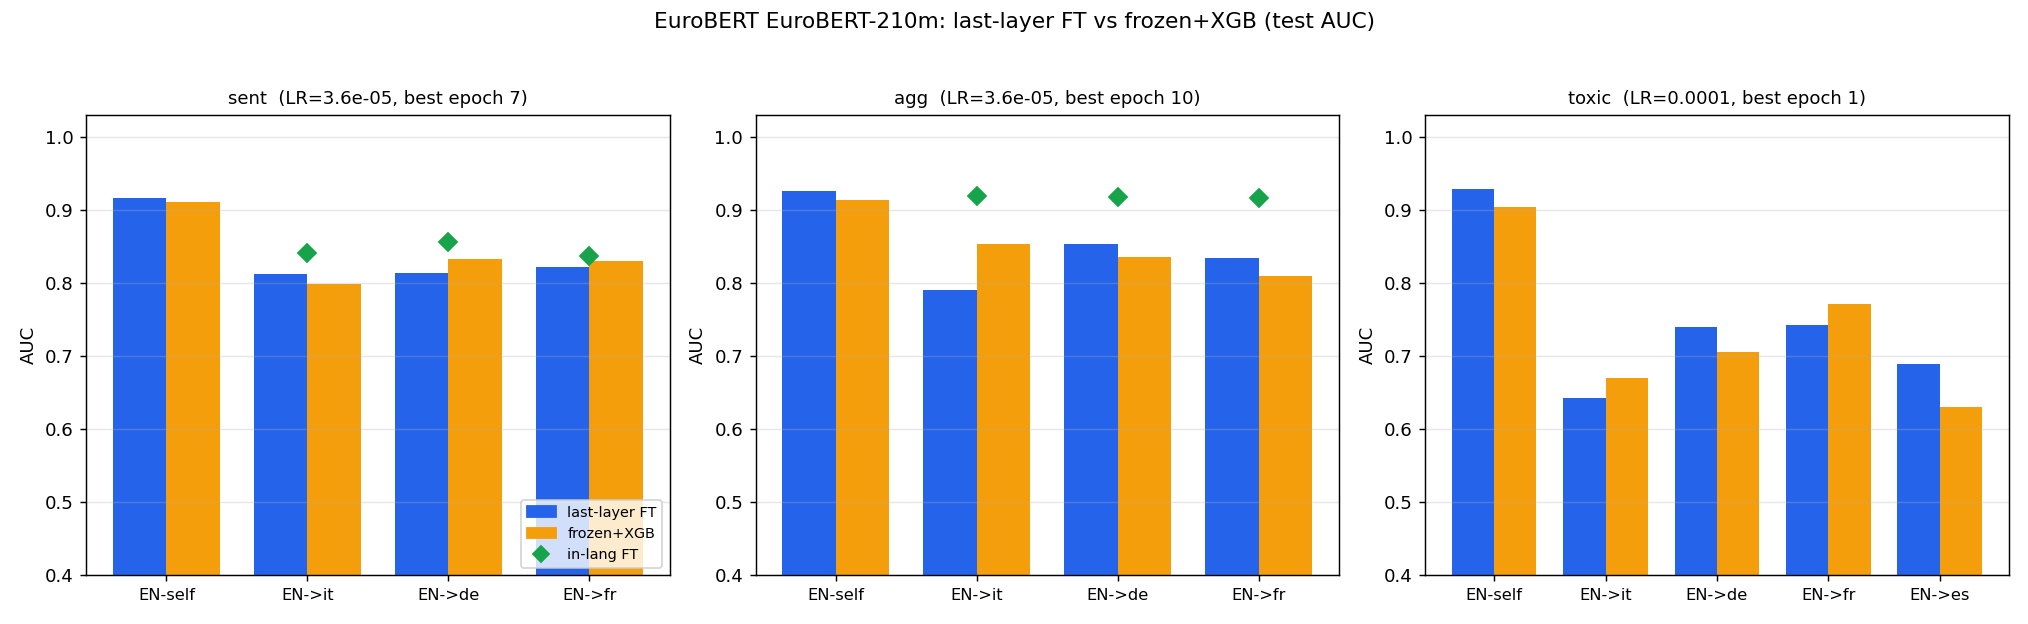

Python code for this plot:
r"""Last-layer fine-tuning of EuroBERT (210m / 610m) for cross-lingual classification.

Trains ONLY the last transformer block (``model.layers[-1]``) + a linear head; the
embeddings and every lower layer stay frozen.  Pooling is the masked MEAN of the
last hidden state over the plain tokenization (content + the tokenizer's appended
``<|end_of_text|>`` token), exactly as the repo's ``extract_embeddings.py`` mean
mode.  Head = a single ``Linear(hidden, n_labels)``.

Protocol (EuroBERT paper / HF card, arXiv:2503.05500)
----------------------------------------------------
* AdamW, betas (0.9, 0.95), eps 1e-5, weight_decay 0.1, grad-clip 1.0.
* Linear LR schedule, warmup ratio 0.1; batch 32; early stopping, patience 1 epoch.
* Task LR for sequence classification (210m): 3.6e-5.  We grid {1e-5, 3.6e-5, 6e-5,
  1e-4} on the EN validation split and keep the best (default selection metric AUC).
* Single-label -> CrossEntropyLoss; binary -> BCEWithLogitsLoss.

Datasets
--------
* ``sent``  : flores200_en_it_de_fr.csv, 12-class topic.  train=dev(997), val/test =
  seed-0 halves of devtest(1009) -- IDENTICAL split to ``train_flores12.py``.
* ``agg``   : flores_agg.csv, 11-class (drops "business and economy" from every
  split, remaps to 0..10) -- IDENTICAL split to ``train_flores12.py``.
* ``toxic`` : data/toxi_clean/<lang>_{train,validation,test}.parquet, binary.

For every dataset the EN model trains on EN, and is evaluated self (EN test) and
cross-lingually on each target test.  Frozen+XGBoost references are (re)computed in
this script on the same frozen mean embeddings with a fixed, sensible XGBoost config,
so FT vs frozen+XGB is apples-to-apples.  In-language FT (train target -> test target)
gives the fine-tuned ceiling.

Artifacts: finetune_lastlayer.json / .md / .png next to this file; log/pid/status in
%TEMP%\opencode\finetune_lastlayer.*.  Detached launch via the repo's hidden launcher:
``python finetune_lastlayer.py --launch [args]``.  Resumable: completed runs are
skipped, results are flushed after every run.
"""
import os

os.environ.setdefault("OMP_NUM_THREADS", "2")
os.environ.setdefault("MKL_NUM_THREADS", "2")
os.environ.setdefault("OPENBLAS_NUM_THREADS", "2")
os.environ.setdefault("NUMEXPR_NUM_THREADS", "2")
os.environ.setdefault("TOKENIZERS_PARALLELISM", "false")

import argparse
import contextlib
import json
import math
import subprocess
import sys
import time
from pathlib import Path

import numpy as np
import pandas as pd
import torch

torch.set_num_threads(2)

from sklearn.metrics import accuracy_score, f1_score, roc_auc_score
from transformers import AutoModel, AutoTokenizer

import xgboost as xgb

REPO = Path(__file__).resolve().parent
TMP = Path(os.environ.get("TEMP", os.path.expanduser("~"))) / "opencode"
TMP.mkdir(parents=True, exist_ok=True)

SENT_CSV = REPO / "flores200_en_it_de_fr.csv"
AGG_CSV = REPO / "flores_agg.csv"
TOXI_DIR = REPO / "data" / "toxi_clean"
MODEL_ID = "EuroBERT/EuroBERT-210m"
TAG = ""
GIT_REF = "196bbd3:flores200_en_it_de_fr.csv"

FLORES_LANGS = ["en", "it", "de", "fr"]
TOXI_LANGS = ["en", "it", "de", "fr", "es"]
BATCH = 32
MAX_LEN = 512
PAD_ID = 128004  # EuroBERT <|pad|>
LR_GRID = [1e-5, 3.6e-5, 6e-5, 1e-4]
WARMUP_RATIO = 0.1
WEIGHT_DECAY = 0.1
BETAS = (0.9, 0.95)
EPS = 1e-5
GRAD_CLIP = 1.0
SEED = 0
PATIENCE = 1  # epochs without val improvement before stopping

# (max_epochs, hard_step_cap) per dataset -- the paper's 10k-step budget is capped
# so the whole grid finishes in a bounded time on a single RTX 3060.
DATASET_CAPS = {"sent": (30, 3000), "agg": (30, 3000), "toxic": (2, 1200)}
DATASET_TARGETS = {"sent": ["en", "it", "de", "fr"], "agg": ["en", "it", "de", "fr"],
                   "toxic": ["en", "it", "de", "fr", "es"]}
DATASET_INLANG = {"sent": ["it", "de", "fr"], "agg": ["it", "de", "fr"],
                  "toxic": []}  # toxic in-language FT is too slow at 24k rows; the repo's
                               # native-XGB ceilings (REPO_REF) stand in for it.

# Repo-reported frozen+XGBoost references (for context in the markdown; the figure
# uses the in-script frozen+XGB numbers).
REPO_REF = {
    "sent": {"en_self_auc": 0.9186, "en_self_f1": 0.4817, "trans": {"it": (0.8470, 0.1751)}},
    "agg": {"en_self_auc": 0.9458, "en_self_f1": 0.5864, "trans": {"it": (0.8750, 0.2338)}},
    "toxic": {"en_self_auc": 0.9011, "native": {"it": 0.834, "de": 0.869, "fr": 0.866, "es": 0.797},
              "en_trans": {"it": 0.649, "de": 0.678, "fr": 0.776, "es": 0.639}},
}

DEVICE = "cuda" if torch.cuda.is_available() else "cpu"
# bf16 autocast for the training compute (forward + backward), with fp32 master
# weights/optimizer state (standard AMP).  Disabled on CPU / non-bf16 GPUs.
USE_BF16 = bool(torch.cuda.is_available() and torch.cuda.is_bf16_supported())


def amp_ctx():
    """torch.autocast context: bf16 on CUDA when enabled, else a no-op."""
    if USE_BF16 and DEVICE == "cuda":
        return torch.autocast(device_type="cuda", dtype=torch.bfloat16)
    return contextlib.nullcontext()


def _paths():
    base = "finetune_lastlayer" + (f"_{TAG}" if TAG else "")
    return (TMP / f"{base}.log", TMP / f"{base}.pid", TMP / f"{base}_status.json")


LOG_PATH, PID_PATH, STATUS_PATH = _paths()


class _Tee:
    def __init__(self, *streams):
        self.streams = [s for s in streams if s is not None]

    def write(self, s):
        for st in self.streams:
            try:
                st.write(s)
                st.flush()
            except Exception:
                pass

    def flush(self):
        for st in self.streams:
            try:
                st.flush()
            except Exception:
                pass

    def isatty(self):
        return False


def log(msg):
    print(f"[{time.strftime('%Y-%m-%d %H:%M:%S')}] {msg}", flush=True)


def _open_log():
    f = open(LOG_PATH, "w", encoding="utf-8")
    sys.stdout = _Tee(sys.__stdout__, f)
    sys.stderr = _Tee(sys.__stderr__, f)
    return f


def write_pid(pid=None):
    PID_PATH.write_text(str(os.getpid() if pid is None else pid), encoding="utf-8")


def write_status(obj):
    obj["updated"] = time.strftime("%Y-%m-%d %H:%M:%S")
    tmp = str(STATUS_PATH) + ".tmp"
    with open(tmp, "w", encoding="utf-8") as f:
        json.dump(obj, f, indent=2)
    os.replace(tmp, STATUS_PATH)


# ----------------------------------------------------------------------------
# Data prep
# ----------------------------------------------------------------------------
def _git_sentence_csv(ref=GIT_REF):
    proc = subprocess.run(["git", "-C", str(REPO), "show", ref], capture_output=True)
    if proc.returncode != 0:
        raise RuntimeError("git show %s failed: %s" % (ref, proc.stderr.decode("utf-8", "replace")))
    import io
    return pd.read_csv(io.BytesIO(proc.stdout))


def align_sentence_indices(cur, git):
    git_pos = {}
    for i, (split, rid, en) in enumerate(zip(git["split"], git["id"], git["en"])):
        key = (str(split), int(rid), str(en))
        git_pos[key] = i
    kept = np.empty(len(cur), dtype=int)
    for i, (split, rid, en) in enumerate(zip(cur["split"], cur["id"], cur["en"])):
        kept[i] = git_pos[(str(split), int(rid), str(en))]
    if not np.all(np.diff(kept) > 0):
        raise ValueError("current CSV not a subsequence of the git row order")
    return kept


def class_indices(df, classes):
    idx = {c: i for i, c in enumerate(classes)}
    return np.array([idx[t] for t in df["topic"].astype(str)], dtype=int)


def build_flores_task(name):
    if name == "sent":
        df = pd.read_csv(SENT_CSV)
        kept = align_sentence_indices(df, _git_sentence_csv())
        classes = sorted(df["topic"].astype(str).unique())
        y = class_indices(df, classes)
        dev = np.where((df["split"] == "dev").values)[0]
        dt = np.where((df["split"] == "devtest").values)[0]
        perm = np.random.default_rng(0).permutation(dt)
        nv = len(perm) // 2
        splits = {"train": dev, "val": perm[:nv], "test": perm[nv:]}
        langs = FLORES_LANGS
        emb_root = REPO / "embeddings" / "mean"
        frozen = {L: np.load(emb_root / f"emb_{L}.npy")[kept] for L in langs}
    else:
        df = pd.read_csv(AGG_CSV)
        sent = pd.read_csv(SENT_CSV)
        url_split = {}
        for url, grp in sent.groupby("URL"):
            sp = set(grp["split"])
            url_split[url] = sp.pop()
        splitmap = df["URL"].map(url_split).fillna("devtest")
        classes12 = sorted(sent["topic"].astype(str).unique())
        y_full = class_indices(df, classes12)
        train_raw = np.where((splitmap == "dev").values)[0]
        dt = np.where((splitmap == "devtest").values)[0]
        perm = np.random.default_rng(0).permutation(dt)
        nv = len(perm) // 2
        val_raw, test_raw = perm[:nv], perm[nv:]
        excl = classes12.index("business and economy")

        def _drop(idx):
            return idx[y_full[idx] != excl]

        splits = {"train": _drop(train_raw), "val": _drop(val_raw), "test": _drop(test_raw)}
        kept_old = [i for i in range(len(classes12)) if i != excl]
        remap = {o: n for n, o in enumerate(kept_old)}
        mask = y_full != excl
        y = np.full(len(y_full), -1, dtype=int)
        y[mask] = [remap[int(v)] for v in y_full[mask]]
        classes = [classes12[i] for i in kept_old]
        langs = FLORES_LANGS
        emb_root = REPO / "embeddings_agg" / "mean"
        frozen = {L: np.load(emb_root / f"emb_{L}.npy") for L in langs}

    def get(lang, split):
        idx = splits[split]
        return list(df[lang].astype(str).values[idx]), y[idx].astype(int)

    return {"name": name, "n_classes": len(classes), "binary": False, "langs": langs,
            "classes": classes, "splits": splits, "get": get, "frozen": frozen,
            "sizes": {k: int(len(v)) for k, v in splits.items()}}


def build_toxic_task(name, emb_dir):
    cache = {}

    def _read(lang, split):
        key = (lang, split)
        if key not in cache:
            fn = {"train": "train", "val": "validation", "test": "test"}[split]
            d = pd.read_parquet(TOXI_DIR / f"{lang}_{fn}.parquet")
            cache[key] = (list(d["text"].astype(str).values), d["is_toxic"].astype(int).values)
        return cache[key]

    frozen = {}
    for L in TOXI_LANGS:
        for split in ("train", "val", "test"):
            fn = {"train": "train", "val": "validation", "test": "test"}[split]
            p = emb_dir / f"emb_{L}_{fn}.npy"
            if p.exists():
                frozen[(L, split)] = np.load(p)

    def get(lang, split):
        return _read(lang, split)

    return {"name": name, "n_classes": 2, "binary": True, "langs": TOXI_LANGS,
            "classes": ["non_toxic", "toxic"], "get": get, "frozen": frozen,
            "sizes": {L: {s: len(_read(L, s)[0]) for s in ("train", "val", "test")} for L in TOXI_LANGS}}


# ----------------------------------------------------------------------------
# Tokenization / pooling / metrics
# ----------------------------------------------------------------------------
def build_token_cache(tok, texts):
    enc = tok(list(texts), add_special_tokens=True, truncation=True, max_length=MAX_LEN,
              padding=False)["input_ids"]
    return [torch.tensor(x, dtype=torch.long) for x in enc]


def collate(seqs, device):
    L = max(len(s) for s in seqs)
    ids = torch.full((len(seqs), L), PAD_ID, dtype=torch.long)
    mask = torch.zeros((len(seqs), L), dtype=torch.long)
    for i, s in enumerate(seqs):
        ids[i, :len(s)] = s
        mask[i, :len(s)] = 1
    return ids.to(device), mask.to(device)


def pool(model, ids, mask):
    h = model(input_ids=ids, attention_mask=mask).last_hidden_state
    m = mask.unsqueeze(-1).to(h.dtype)
    return (h * m).sum(1) / m.sum(1).clamp(min=1)


def metrics(y, probs, binary, n_classes):
    y = np.asarray(y)
    if binary:
        pred = (probs >= 0.5).astype(int)
        return {"accuracy": float(accuracy_score(y, pred)),
                "macro_f1": float(f1_score(y, pred, average="macro", zero_division=0)),
                "auc": float(roc_auc_score(y, probs))}
    pred = probs.argmax(1)
    labels = np.arange(n_classes)
    out = {"accuracy": float(accuracy_score(y, pred)),
           "macro_f1": float(f1_score(y, pred, average="macro", zero_division=0, labels=labels))}
    try:
        out["auc"] = float(roc_auc_score(y, probs, multi_class="ovr", average="macro", labels=labels))
    except ValueError:
        out["auc"] = float("nan")
    return out


@torch.no_grad()
def predict(tok, model, head, texts, binary):
    model.eval()
    cache = build_token_cache(tok, texts)
    out = []
    for i in range(0, len(cache), BATCH):
        ids, mask = collate(cache[i:i + BATCH], DEVICE)
        with amp_ctx():
            logits = head(pool(model, ids, mask)).float()  # fp32 probs
        p = torch.sigmoid(logits).squeeze(-1) if binary else torch.softmax(logits, -1)
        out.append(p.float().cpu().numpy())
    return np.concatenate(out, 0)


# ----------------------------------------------------------------------------
# Last-layer fine-tuning
# ----------------------------------------------------------------------------
def reset_last_layer(model, layer_init):
    model.layers[-1].load_state_dict({k: v.clone() for k, v in layer_init.items()})


def reset_head(head, seed):
    g = torch.Generator(device=head.weight.device).manual_seed(seed)
    for p in head.parameters():
        if p.dim() >= 2:
            torch.nn.init.xavier_uniform_(p, generator=g)
        else:
            torch.nn.init.zeros_(p)


def head_state(head):
    return {k: v.detach().cpu().clone() for k, v in head.state_dict().items()}


def layer_state(model):
    return {k: v.detach().cpu().clone() for k, v in model.layers[-1].state_dict().items()}


def load_states(model, head, ls, hs):
    model.layers[-1].load_state_dict({k: v.to(DEVICE) for k, v in ls.items()})
    head.load_state_dict({k: v.to(DEVICE) for k, v in hs.items()})


def make_scheduler(opt, total_steps):
    warm = max(1, int(WARMUP_RATIO * total_steps))

    def fn(step):
        if step < warm:
            return (step + 1) / warm
        return max(0.0, (total_steps - step) / max(1, total_steps - warm))

    return torch.optim.lr_scheduler.LambdaLR(opt, fn)


def fit(tok, model, head, layer_init, tr_texts, tr_y, val_texts, val_y, n_classes, binary,
        lr, max_epochs, hard_cap, seed, state, tag, do_val=True):
    """Train last layer + head.  Early stop on val; return (best layers, head state, info)."""
    reset_last_layer(model, layer_init)
    reset_head(head, seed)
    params = list(model.layers[-1].parameters()) + list(head.parameters())
    opt = torch.optim.AdamW(params, lr=lr, betas=BETAS, eps=EPS, weight_decay=WEIGHT_DECAY)
    tr_ids = build_token_cache(tok, tr_texts)
    n = len(tr_ids)
    spe = max(1, math.ceil(n / BATCH))
    total = min(hard_cap, spe * max_epochs)
    sched = make_scheduler(opt, total)
    rng = np.random.default_rng(seed)
    lossfn = torch.nn.BCEWithLogitsLoss() if binary else torch.nn.CrossEntropyLoss()

    best = {"metric": -1.0, "layers": None, "head": None, "epoch": 0, "steps": 0,
            "val": None}
    no_improve = 0
    gstep = 0
    val_hist = []
    for epoch in range(1, max_epochs + 1):
        if gstep >= total:
            break
        model.train()
        perm = rng.permutation(n)
        for i in range(0, n, BATCH):
            if gstep >= total:
                break
            idx = perm[i:i + BATCH]
            ids, mask = collate([tr_ids[j] for j in idx], DEVICE)
            yb = torch.tensor(tr_y[idx], dtype=torch.float if binary else torch.long, device=DEVICE)
            opt.zero_grad()
            with amp_ctx():
                logits = head(pool(model, ids, mask)).float()  # fp32 logits for the loss
                loss = lossfn(logits.squeeze(-1) if binary else logits, yb)
            loss.backward()
            torch.nn.utils.clip_grad_norm_(params, GRAD_CLIP)
            opt.step()
            sched.step()
            gstep += 1
        # ---- epoch-end validation
        if do_val:
            probs = predict(tok, model, head, val_texts, binary)
            m = metrics(val_y, probs, binary, n_classes)
            vm = m["auc"] if np.isfinite(m["auc"]) else m["macro_f1"]
            val_hist.append({"epoch": epoch, "step": gstep, **m})
            log(f"    [{tag}] ep{epoch} step{gstep}/{total} val_auc={m['auc']:.4f} "
                f"val_f1={m['macro_f1']:.4f} val_acc={m['accuracy']:.4f}")
            state["trial"] = {"tag": tag, "epoch": epoch, "step": gstep, "val": m}
            write_status(state)
            if vm > best["metric"]:
                best = {"metric": float(vm), "layers": layer_state(model),
                        "head": head_state(head), "epoch": epoch, "steps": gstep, "val": m}
                no_improve = 0
            else:
                no_improve += 1
                if no_improve >= PATIENCE:
                    break
    if not do_val:
        best = {"metric": float("nan"), "layers": layer_state(model), "head": head_state(head),
                "epoch": max_epochs, "steps": gstep, "val": None}
    load_states(model, head, best["layers"], best["head"])
    best["val_hist"] = val_hist
    return best


# ----------------------------------------------------------------------------
# Frozen + XGBoost baseline
# ----------------------------------------------------------------------------
XGB_DEV = "cuda" if torch.cuda.is_available() else "cpu"
XGB_MC = dict(objective="multi:softprob", tree_method="hist", device=XGB_DEV, n_jobs=2,
              max_bin=64, max_depth=6, learning_rate=0.1, n_estimators=400, subsample=0.8,
              colsample_bytree=0.6, reg_lambda=1.0, random_state=SEED)
XGB_BN = dict(objective="binary:logistic", tree_method="hist", device=XGB_DEV, n_jobs=2,
              max_bin=64, max_depth=8, learning_rate=0.1, n_estimators=400, min_child_weight=5,
              subsample=0.8, colsample_bytree=0.8, reg_lambda=1.0, random_state=SEED)


def frozen_xgb(task, train_lang, targets):
    """Train on frozen mean embeddings of train_lang's train (+val), eval on targets' test."""
    res = {}
    if task["name"] == "toxic":
        Xtr, ytr = task["frozen"][(train_lang, "train")], task["get"](train_lang, "train")[1]
        Xva = task["frozen"].get((train_lang, "val"))
        clf = xgb.XGBClassifier(**XGB_BN)
        if Xva is not None:
            clf.set_params(early_stopping_rounds=None)
        clf.fit(Xtr, ytr)
        for t in targets:
            Xte = task["frozen"].get((t, "test"))
            if Xte is None:
                continue
            probs = clf.predict_proba(Xte)[:, 1]
            res[t] = metrics(task["get"](t, "test")[1], probs, True, 2)
    else:
        idx = np.concatenate([task["splits"]["train"], task["splits"]["val"]])
        Xtr = task["frozen"][train_lang][idx]
        ytr = np.concatenate([task["get"](train_lang, "train")[1],
                              task["get"](train_lang, "val")[1]])
        clf = xgb.XGBClassifier(num_class=task["n_classes"], **XGB_MC)
        clf.fit(Xtr, ytr)
        for t in targets:
            Xte = task["frozen"][t][task["splits"]["test"]]
            probs = clf.predict_proba(Xte)
            res[t] = metrics(task["get"](t, "test")[1], probs, False, task["n_classes"])
    return res


# ----------------------------------------------------------------------------
# One dataset
# ----------------------------------------------------------------------------
def run_dataset(task, tok, model, head, layer_init, state, args):
    name = task["name"]
    max_epochs, hard_cap = DATASET_CAPS[name]
    targets = DATASET_TARGETS[name]
    inlang = DATASET_INLANG[name]
    out = {"n_classes": task["n_classes"], "binary": task["binary"], "sizes": task["sizes"],
           "ft": {}, "frozen_xgb": {}}
    log(f"===== DATASET {name}: n_classes={task['n_classes']} sizes={task['sizes']} =====")

    # ---- frozen + XGBoost baseline
    if "frozen" not in state:
        state["frozen"] = {}
    if name not in state["frozen"]:
        log(f"[{name}] frozen+XGB baseline ...")
        fx = frozen_xgb(task, "en", targets)
        inl = {}
        for L in inlang:
            inl[L] = frozen_xgb(task, L, [L])[L]
        state["frozen"][name] = {"en": fx, "inlang": inl}
        log(f"[{name}] frozen+XGB en_self auc={fx['en']['auc']:.4f} f1={fx['en']['macro_f1']:.4f} "
            f"| trans " + " ".join(f"{t}={fx[t]['auc']:.3f}" for t in targets if t != "en"))
        write_status(state)
        flush_json(state)
    out["frozen_xgb"] = state["frozen"][name]

    # ---- LR grid on EN (train on EN train, early stop on EN val)
    te_tr, te_y = task["get"]("en", "train")
    te_va, te_yv = task["get"]("en", "val")
    if name not in state["lr_grid"]:
        grid = {}
        for lr in LR_GRID:
            tag = f"{name}|EN|grid|lr={lr:g}"
            log(f"[{name}] LR grid {lr:g} ...")
            b = fit(tok, model, head, layer_init, te_tr, te_y, te_va, te_yv,
                    task["n_classes"], task["binary"], lr, max_epochs, hard_cap, SEED,
                    state, tag)
            grid[f"{lr:g}"] = {"lr": lr, "best_epoch": b["epoch"], "best_steps": b["steps"],
                               "val": b["val"], "sel": b["metric"]}
            log(f"[{name}] LR {lr:g}: best_ep={b['epoch']} steps={b['steps']} "
                f"val_auc={b['val']['auc']:.4f} val_f1={b['val']['macro_f1']:.4f}")
            write_status(state)
            flush_json(state)
        state["lr_grid"][name] = grid
        flush_json(state)
    grid = state["lr_grid"][name]
    best_key = max(grid, key=lambda k: grid[k]["sel"] if np.isfinite(grid[k]["sel"]) else -1)
    best = grid[best_key]
    lr = best["lr"]
    out["ft"]["lr_chosen"] = lr
    out["ft"]["lr_grid"] = {k: {"val_auc": v["val"]["auc"], "val_f1": v["val"]["macro_f1"],
                                "best_epoch": v["best_epoch"], "best_steps": v["best_steps"]}
                            for k, v in grid.items()}
    log(f"[{name}] chosen LR = {lr:g} (val_auc={best['val']['auc']:.4f}, "
        f"best_epoch={best['best_epoch']})")

    # ---- final EN model: train on EN train+val for best_steps, eval self + transfer
    if name not in state["final"]:
        tr_texts = te_tr + te_va
        tr_y = np.concatenate([te_y, te_yv])
        tag = f"{name}|EN|final|lr={lr:g}"
        log(f"[{name}] final EN on train+val={len(tr_texts)} for {best['best_steps']} steps ...")
        # schedule total = best_steps via max_epochs trick: run exactly best_steps
        spe = max(1, math.ceil(len(tr_texts) / BATCH))
        ep = max(1, math.ceil(best["best_steps"] / spe))
        b = fit(tok, model, head, layer_init, tr_texts, tr_y, None, None,
                task["n_classes"], task["binary"], lr, ep, best["best_steps"], SEED,
                state, tag, do_val=False)
        en = {}
        for t in targets:
            txt, yt = task["get"](t, "test")
            probs = predict(tok, model, head, txt, task["binary"])
            en[t] = metrics(yt, probs, task["binary"], task["n_classes"])
        en["_train_steps"] = b["steps"]
        state["final"][name] = en
        log(f"[{name}] FT EN self auc={en['en']['auc']:.4f} f1={en['en']['macro_f1']:.4f} | "
            + " ".join(f"{t}={en[t]['auc']:.3f}" for t in targets if t != "en"))
        write_status(state)
        flush_json(state)
    out["ft"]["en"] = state["final"][name]

    # ---- in-language FT (ceiling), chosen LR
    if name not in state["inlang_ft"]:
        state["inlang_ft"][name] = {}
    for L in inlang:
        if L in state["inlang_ft"][name]:
            continue
        tr, ytr = task["get"](L, "train")
        va, yva = task["get"](L, "val")
        tag = f"{name}|{L}|inlang|lr={lr:g}"
        log(f"[{name}] in-language FT {L} ...")
        b = fit(tok, model, head, layer_init, tr, ytr, va, yva, task["n_classes"],
                task["binary"], lr, max_epochs, hard_cap, SEED, state, tag)
        txt, yt = task["get"](L, "test")
        probs = predict(tok, model, head, txt, task["binary"])
        m = metrics(yt, probs, task["binary"], task["n_classes"])
        m["best_epoch"] = b["epoch"]
        m["val_auc"] = b["val"]["auc"] if b["val"] else None
        state["inlang_ft"][name][L] = m
        log(f"[{name}] in-language FT {L}: test auc={m['auc']:.4f} f1={m['macro_f1']:.4f} "
            f"acc={m['accuracy']:.4f} best_ep={b['epoch']}")
        write_status(state)
        flush_json(state)
    out["ft"]["inlang"] = state["inlang_ft"][name]
    return out


# ----------------------------------------------------------------------------
# Persistence
# ----------------------------------------------------------------------------
JSON_PATH = REPO / "finetune_lastlayer.json"


def flush_json(state):
    payload = {
        "meta": {"model_id": MODEL_ID, "device": DEVICE, "seeds": [SEED], "lr_grid": LR_GRID,
                 "batch": BATCH, "max_len": MAX_LEN, "weight_decay": WEIGHT_DECAY,
                 "betas": list(BETAS), "eps": EPS, "grad_clip": GRAD_CLIP,
                 "warmup_ratio": WARMUP_RATIO, "patience_epochs": PATIENCE,
                 "dataset_caps": {k: {"max_epochs": v[0], "hard_step_cap": v[1]}
                                  for k, v in DATASET_CAPS.items()},
                 "pooling": "masked mean of last hidden state over plain tokenization",
                 "features": ("raw mean-pooled last hidden state; NO perlang_z / L2 / z-score / "
                              "pc / inlp / D shift; frozen+XGB also raw"),
                 "trainable": "model.layers[-1] + head (embeddings & lower layers frozen)",
                 "selection_metric": "validation AUC (OVR macro / binary)",
                 "precision": ("bf16 autocast (compute) + fp32 master weights"
                               if USE_BF16 else "fp32"),
                 "created": time.strftime("%Y-%m-%d %H:%M:%S")},
        "frozen_xgb": state["frozen"], "ft": {"lr_grid": state["lr_grid"],
                                              "final_en": state["final"],
                                              "inlang": state["inlang_ft"]},
        "repo_reference": REPO_REF,
    }
    tmp = str(JSON_PATH) + ".tmp"
    with open(tmp, "w", encoding="utf-8") as f:
        json.dump(payload, f, indent=2, default=float)
    os.replace(tmp, JSON_PATH)


# ----------------------------------------------------------------------------
# Reporting (md + figure)
# ----------------------------------------------------------------------------
def _chosen(grid):
    key = max(grid, key=lambda k: grid[k]["sel"] if np.isfinite(grid[k]["sel"]) else -1)
    return key, grid[key]


def write_report(state, args):
    import matplotlib
    matplotlib.use("Agg")
    import matplotlib.pyplot as plt

    datasets = [d for d in ("sent", "agg", "toxic") if d in state["final"]]
    md = ["# Last-layer fine-tuning of EuroBERT vs frozen+XGBoost\n"]
    md.append(f"Model `{MODEL_ID}` (only `model.layers[-1]` + a linear head trained; embeddings "
              f"and all lower layers frozen); masked-mean pooling of the last hidden state; "
              f"AdamW(betas=(0.9,0.95), eps=1e-5, weight_decay=0.1), grad-clip 1.0, linear "
              f"schedule with warmup ratio 0.1, batch 32, patience 1 epoch. "
              + ("**Training compute runs under bf16 autocast with fp32 master weights "
                 "(standard AMP); the cross-entropy / BCE loss is computed in fp32.**\n"
                 if USE_BF16 else "Training compute is fp32.\n"))
    md.append("**Features are RAW**: the mean-pooled last hidden state goes straight into the head "
              "with NO per-language normalization, L2, z-score, PC/INLP projection or language-shift "
              "`D`, and every language's test split is scored on its raw features. The frozen+XGBoost "
              "baseline likewise uses raw frozen mean embeddings, so the comparison isolates the "
              "effect of fine-tuning.\n")
    md.append(f"LR grid {LR_GRID} selected on the EN validation split by validation AUC.\n")
    md.append("Each cell is test-set **AUC** (macro-F1 in the table). Frozen+XGBoost is retrained "
              "in-script on the same frozen mean embeddings (fixed config) for apples-to-apples; "
              "in-language FT is the fine-tuned ceiling.\n")

    fig, axes = plt.subplots(1, len(datasets), figsize=(5.2 * len(datasets), 4.8), squeeze=False)

    for ax, d in zip(axes[0], datasets):
        tg = DATASET_TARGETS[d]
        fx = state["frozen"][d]
        en = state["final"][d]
        _, chosen = _chosen(state["lr_grid"][d])
        lr = chosen["lr"]
        keys = ["en"] + [t for t in tg if t != "en"]
        groups = ["EN-self"] + [f"EN->{t}" for t in keys[1:]]
        ft_vals = [en[k]["auc"] for k in keys]
        xg_vals = [fx["en"][k]["auc"] for k in keys]
        x = np.arange(len(groups))
        w = 0.38
        ax.bar(x - w / 2, ft_vals, w, color="#2563eb")
        ax.bar(x + w / 2, xg_vals, w, color="#f59e0b")
        for j, k in enumerate(keys):
            il = state["inlang_ft"].get(d, {}).get(k)
            if il:
                ax.plot(j, il["auc"], marker="D", ms=7, color="#16a34a", zorder=5)
        ax.set_xticks(x)
        ax.set_xticklabels(groups, fontsize=9)
        ax.set_ylabel("AUC")
        ax.set_ylim(0.4, 1.03)
        ax.set_title(f"{d}  (LR={lr:g}, best epoch {chosen['best_epoch']})", fontsize=10)
        ax.grid(axis="y", alpha=0.3)
        if d == datasets[0]:
            from matplotlib.patches import Patch
            from matplotlib.lines import Line2D
            handles = [Patch(color="#2563eb", label="last-layer FT"),
                       Patch(color="#f59e0b", label="frozen+XGB"),
                       Line2D([0], [0], marker="D", color="#16a34a", ls="", label="in-lang FT")]
            ax.legend(handles=handles, fontsize=8, loc="lower right")
    fig.suptitle(f"EuroBERT {MODEL_ID.split('/')[-1]}: last-layer FT vs frozen+XGB (test AUC)",
                 fontsize=12)
    fig.tight_layout(rect=[0, 0, 1, 0.95])
    png = REPO / "finetune_lastlayer.png"
    fig.savefig(png, dpi=130)
    plt.close(fig)

    for d in datasets:
        tg = DATASET_TARGETS[d]
        keys = ["en"] + [t for t in tg if t != "en"]
        _, chosen = _chosen(state["lr_grid"][d])
        md.append(f"\n## {d}\n")
        md.append(f"**Chosen LR = {chosen['lr']:g}** (val AUC {chosen['val']['auc']:.4f}, "
                  f"best epoch {chosen['best_epoch']}, steps {chosen['best_steps']}). "
                  "LR grid: " + ", ".join(
                      f"{k}: val_auc={v['val']['auc']:.3f}/f1={v['val']['macro_f1']:.3f}"
                      for k, v in state["lr_grid"][d].items()) + ".\n")
        md.append("| eval | FT AUC | FT F1 | XGB AUC | XGB F1 | in-lang FT AUC | in-lang FT F1 |")
        md.append("|---|---:|---:|---:|---:|---:|---:|")
        for k in keys:
            il = state["inlang_ft"].get(d, {}).get(k, {})
            il_auc = f"{il['auc']:.4f}" if il else "-"
            il_f1 = f"{il['macro_f1']:.4f}" if il else "-"
            label = "EN-self" if k == "en" else "EN->" + k
            md.append(f"| {label} | {state['final'][d][k]['auc']:.4f} | "
                      f"{state['final'][d][k]['macro_f1']:.4f} | "
                      f"{state['frozen'][d]['en'][k]['auc']:.4f} | "
                      f"{state['frozen'][d]['en'][k]['macro_f1']:.4f} | {il_auc} | {il_f1} |")
    md.append("\n## Files\n")
    md.append(f"- figure: `{png.name}`\n- data: `finetune_lastlayer.json`\n")
    (REPO / "finetune_lastlayer.md").write_text("\n".join(md), encoding="utf-8")
    return png


# ----------------------------------------------------------------------------
# Detached launch
# ----------------------------------------------------------------------------
def launch_detached(passthrough):
    vbs = REPO / "launch_hidden.vbs"
    # The VBS redirects the process stdout to its own file; the script writes its
    # structured log separately, so the two never contend for the same handle.
    base = "finetune_lastlayer" + (f"_{TAG}" if TAG else "")
    stdout_log = str(TMP / f"{base}.stdout.log")
    cmd = subprocess.list2cmdline([sys.executable, str(Path(__file__).resolve())] + passthrough)
    subprocess.Popen(["wscript", "//B", "//Nologo", str(vbs), cmd, stdout_log, str(REPO)],
                     cwd=str(REPO))


# ----------------------------------------------------------------------------
# Main
# ----------------------------------------------------------------------------
def parse_args(argv):
    ap = argparse.ArgumentParser(description="EuroBERT last-layer fine-tuning")
    ap.add_argument("--launch", action="store_true", help="spawn detached via launch_hidden.vbs")
    ap.add_argument("--datasets", default="sent,agg,toxic")
    ap.add_argument("--model-id", default="EuroBERT/EuroBERT-210m")
    ap.add_argument("--tag", default="")
    ap.add_argument("--seeds", default="0")
    ap.add_argument("--resume", action="store_true",
                    help="load completed runs from an existing finetune_lastlayer.json")
    ap.add_argument("--max-epochs", type=int, default=None,
                    help="override per-dataset max_epochs (applies to every dataset run)")
    ap.add_argument("--max-steps", type=int, default=None,
                    help="override per-dataset hard step cap (applies to every dataset run)")
    ap.add_argument("--caps", default="",
                    help="per-dataset caps, e.g. 'sent=30/3000,agg=30/3000,toxic=1/400'")
    ap.add_argument("--no-bf16", action="store_true",
                    help="disable bf16 autocast (run training compute in fp32)")
    ap.add_argument("--regen-report", action="store_true",
                    help="rebuild md/png from the existing JSON (no training)")
    ap.add_argument("--smoke", action="store_true", help="tiny run to validate plumbing")
    return ap.parse_args(argv)


def apply_caps(spec):
    """Update DATASET_CAPS from a 'ds=epochs/steps,...' string."""
    global DATASET_CAPS
    for part in spec.split(","):
        part = part.strip()
        if not part:
            continue
        ds, val = part.split("=")
        e, c = val.split("/")
        if ds.strip() not in DATASET_CAPS:
            raise SystemExit("unknown dataset in --caps: %r" % ds)
        DATASET_CAPS[ds.strip()] = (int(e), int(c))


def main(argv=None):
    argv = sys.argv[1:] if argv is None else argv
    args = parse_args(argv)
    global MODEL_ID, TAG, SEED, DATASET_CAPS, LOG_PATH, PID_PATH, STATUS_PATH, USE_BF16
    MODEL_ID = args.model_id
    TAG = args.tag or ""
    LOG_PATH, PID_PATH, STATUS_PATH = _paths()
    if args.no_bf16:
        USE_BF16 = False
    if args.launch:
        launch_detached([a for a in argv if a != "--launch"])
        print("launched detached via launch_hidden.vbs")
        return 0

    if args.regen_report:
        d = json.loads(JSON_PATH.read_text(encoding="utf-8"))
        MODEL_ID = d.get("meta", {}).get("model_id", MODEL_ID)
        USE_BF16 = "bf16" in str(d.get("meta", {}).get("precision", ""))
        st = {"frozen": d.get("frozen_xgb", {}),
              "lr_grid": d.get("ft", {}).get("lr_grid", {}),
              "final": d.get("ft", {}).get("final_en", {}),
              "inlang_ft": d.get("ft", {}).get("inlang", {})}
        png = write_report(st, args)
        print("regenerated report:", png)
        return 0

    SEED = int(args.seeds.split(",")[0])

    if args.smoke:
        DATASET_CAPS = {"sent": (2, 10), "agg": (2, 10), "toxic": (1, 5)}
    if args.max_epochs is not None or args.max_steps is not None:
        md = dict(DATASET_CAPS)
        for k, (e, c) in md.items():
            DATASET_CAPS[k] = (args.max_epochs if args.max_epochs is not None else e,
                               args.max_steps if args.max_steps is not None else c)
    if args.caps:
        apply_caps(args.caps)

    logf = _open_log()
    write_pid()
    t0 = time.time()
    log(f"finetune_lastlayer start: pid={os.getpid()} device={DEVICE} model={MODEL_ID} "
        f"tag={TAG!r} datasets={args.datasets} lr_grid={LR_GRID}")
    log(f"AMP: precision={'bf16 autocast (fp32 master weights)' if USE_BF16 else 'fp32'} "
        f"bf16_supported={torch.cuda.is_bf16_supported() if DEVICE == 'cuda' else False} "
        f"caps={DATASET_CAPS}")
    log("Features: RAW mean-pooled last hidden state (NO perlang_z / L2 / z-score / pc / inlp / "
        "D shift); every language's test rows are scored on raw features. The frozen+XGBoost "
        "baseline also uses RAW frozen mean embeddings. The only cross-lingual mechanism is FT.")

    state = {"pid": os.getpid(), "started": time.strftime("%Y-%m-%d %H:%M:%S"),
             "frozen": {}, "lr_grid": {}, "final": {}, "inlang_ft": {}, "trial": None}
    if args.resume and JSON_PATH.exists():
        try:
            old = json.loads(JSON_PATH.read_text(encoding="utf-8"))
            state["frozen"] = old.get("frozen_xgb", {}) or {}
            ft = old.get("ft", {}) or {}
            state["lr_grid"] = ft.get("lr_grid", {}) or {}
            state["final"] = ft.get("final_en", {}) or {}
            state["inlang_ft"] = ft.get("inlang", {}) or {}
            log(f"resumed from {JSON_PATH.name}: frozen={list(state['frozen'])} "
                f"lr_grid={list(state['lr_grid'])} final={list(state['final'])} "
                f"inlang={ {k: list(v) for k, v in state['inlang_ft'].items()} }")
        except Exception as exc:  # noqa: BLE001
            log(f"resume load failed ({exc!r}); starting fresh")
    write_status(state)

    torch.manual_seed(SEED)
    np.random.seed(SEED)
    tok = AutoTokenizer.from_pretrained(MODEL_ID, local_files_only=True)
    model = AutoModel.from_pretrained(MODEL_ID, local_files_only=True).to(DEVICE)
    for p in model.parameters():
        p.requires_grad_(False)
    for p in model.layers[-1].parameters():
        p.requires_grad_(True)
    model.norm.requires_grad_(False)
    hid = model.config.hidden_size
    head = torch.nn.Linear(hid, 12).to(DEVICE)
    layer_init = {k: v.detach().clone() for k, v in model.layers[-1].state_dict().items()}
    log(f"model ready: hidden={hid} layers={len(model.layers)} trainable_last={sum(p.numel() for p in model.layers[-1].parameters())}")

    tobj = tok("a quick brown fox", add_special_tokens=True)["input_ids"]
    log(f"tokenizer sanity: {tobj} (pad_id={PAD_ID})")

    try:
        for name in [d.strip() for d in args.datasets.split(",") if d.strip()]:
            if name in ("sent", "agg"):
                task = build_flores_task(name)
            else:
                emb = REPO / ("toxi_emb_610" if "610" in MODEL_ID else "toxi_emb_210")
                task = build_toxic_task(name, emb)
            # resize head per task
            ncl = task["n_classes"] if not task["binary"] else 1
            head = torch.nn.Linear(hid, ncl).to(DEVICE)
            state.setdefault("done", [])
            run_dataset(task, tok, model, head, layer_init, state, args)
            state["done"].append(name)
            write_status(state)
            if DEVICE == "cuda":
                torch.cuda.empty_cache()
        state["finished"] = time.strftime("%Y-%m-%d %H:%M:%S")
        state["elapsed_s"] = round(time.time() - t0, 1)
        flush_json(state)
        write_status(state)
        png = write_report(state, args)
        log(f"ALL DONE in {state['elapsed_s']}s; figure={png}")
    except Exception as exc:
        import traceback
        log("FATAL: " + repr(exc))
        log(traceback.format_exc())
        state["error"] = repr(exc)
        state["finished"] = time.strftime("%Y-%m-%d %H:%M:%S")
        write_status(state)
        raise
    finally:
        logf.flush()
    return 0


if __name__ == "__main__":
    sys.exit(main())
